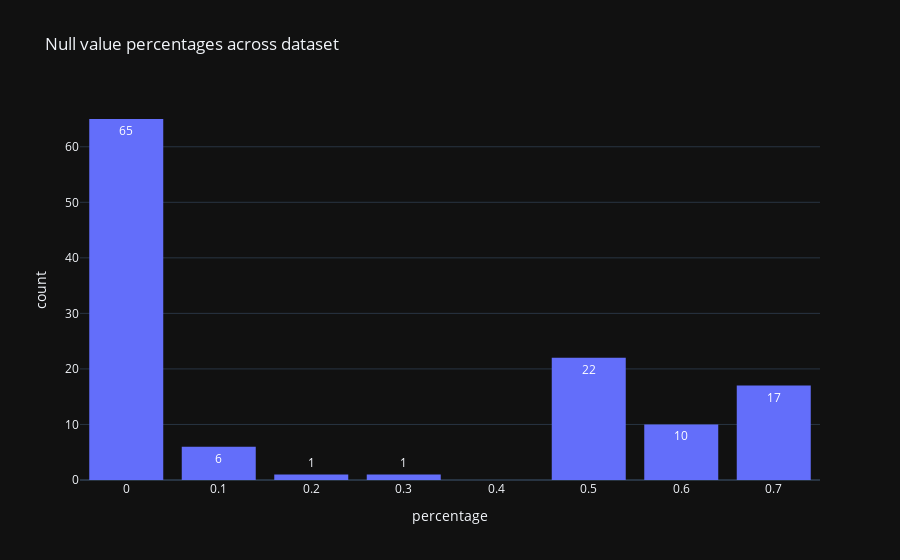

Notebook code cell kept with this figure:
### Markdown cell above
### Null values

### Code cell
null_df = (
    application_train.null_count()
    .transpose(include_header=True)
    .rename(mapping={"column": "feature", "column_0": "null_count"})
    .sort(by="null_count", descending=True)
    .with_columns(
        pl.col("null_count")
        .map_elements(lambda x: x / len(application_train), return_dtype=pl.Float32)
        .alias("percentage")
    )
)

px.histogram(
    null_df,
    x="percentage",
    text_auto=True,
    title="Null value percentages across dataset",
).update_layout(bargap=0.2)

### Figure 1 — Plotly figure (JSON) as saved in the notebook; plotly's stock layout.template omitted (floating-point values rounded to 4 significant figures)
{"data": [{"alignmentgroup": "True", "bingroup": "x", "hovertemplate": "percentage=%{x}<br>count=%{y}<extra></extra>", "legendgroup": "", "marker": {"color": "#636efa", "pattern": {"shape": ""}}, "name": "", "offsetgroup": "", "orientation": "v", "showlegend": false, "texttemplate": "%{value}", "type": "histogram", "x": [0.6987, 0.6987, 0.6987, 0.6943, 0.6943, 0.6943, 0.6839, 0.6835, 0.6835, 0.6835, 0.6785, 0.6785, 0.6785, 0.665, 0.665, 0.665, 0.6599, 0.5938, 0.5938, 0.5938, 0.5852, 0.5852, 0.5852, 0.5638, 0.5518, 0.5518, 0.5518, 0.533, 0.533, 0.533, 0.5084, 0.5075, 0.5075, 0.5075, 0.5035, 0.5035, 0.5035, 0.5019, 0.5019, 0.5019, 0.5018, 0.4976, 0.4976, 0.4976, 0.4878, 0.4878, 0.4878, 0.4827, 0.474, 0.3135, 0.1983, 0.135, 0.135, 0.135, 0.135, 0.135, 0.135, 0.004201, 0.00332, 0.00332, 0.00332, 0.00332, 0.002146, 0.000904, 3.902e-05, 6.504e-06, 3.252e-06, 0, 0, 0, 0, 0, 0, 0, 0, 0, 0, 0, 0, 0, 0, 0, 0, 0, 0, 0, 0, 0, 0, 0, 0, 0, 0, 0, 0, 0, 0, 0, 0, 0, 0, 0, 0, 0, 0, 0, 0, 0, 0, 0, 0, 0, 0, 0, 0, 0, 0, 0, 0, 0, 0, 0], "xaxis": "x", "yaxis": "y"}], "layout": {"bargap": 0.2, "barmode": "relative", "legend": {"tracegroupgap": 0}, "title": {"text": "Null value percentages across dataset"}, "xaxis": {"anchor": "y", "domain": [0, 1], "title": {"text": "percentage"}}, "yaxis": {"anchor": "x", "domain": [0, 1], "title": {"text": "count"}}}}
